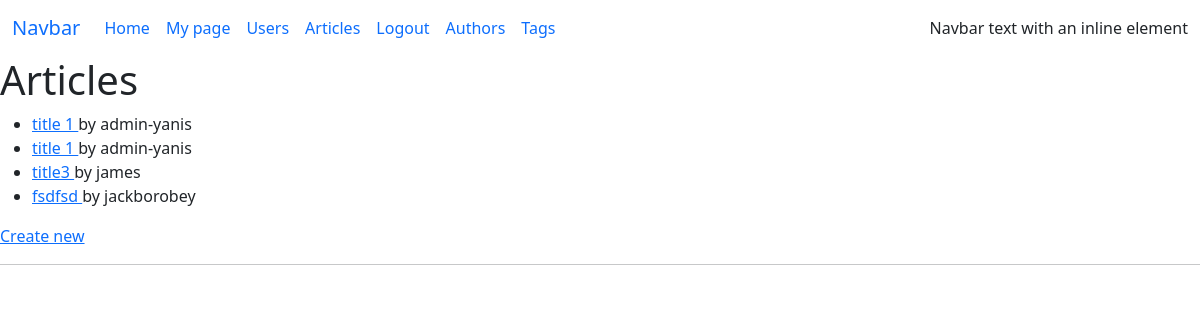
The page /articles/ (signed in) on the database as committed earlier.
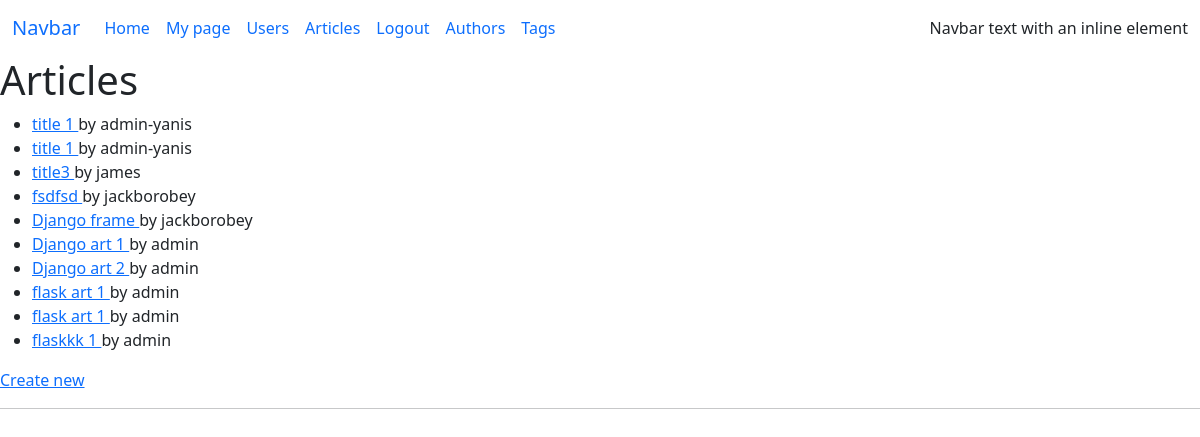
The same page on the database as committed later.
### blog/models/article.py (models this page shows)
class Article(db.Model):
    __tablename__ = 'articles'
    id: so.Mapped[int] = so.mapped_column(primary_key=True, autoincrement=True)
    author_id: so.Mapped[int] = so.mapped_column(ForeignKey('authors.id'))
    author = relationship('Author', back_populates='articles')
    title: so.Mapped[int] = so.mapped_column(sa.String(200), nullable=False, default='', server_default='')
    body: so.Mapped[int] = so.mapped_column(sa.Text, nullable=False, default='', server_default='')
    dt_created: so.Mapped[DateTime] = so.mapped_column(sa.DateTime(timezone=True),
                                                       default=lambda: datetime.now(timezone.utc),
                                                       server_default=func.now())
    dt_updated: so.Mapped[DateTime] = so.mapped_column(sa.DateTime(timezone=True),
                                                       default=lambda: datetime.now(timezone.utc),
                                                       onupdate=lambda: datetime.now(timezone.utc))
    tags = relationship('Tag',
                        secondary=article_tag_association_table,
                        back_populates='articles',
                        )

### blog/models/user.py (models this page shows, shortened)
class User(db.Model, UserMixin):
    __tablename__ = 'users'
    id: so.Mapped[int] = so.mapped_column(primary_key=True, autoincrement=True)
    username: so.Mapped[str] = so.mapped_column(sa.String(20), unique=True, nullable=False)
    first_name: so.Mapped[str] = so.mapped_column(sa.String(30), nullable=False, default='no name', server_default='no name')
    last_name: so.Mapped[str] = so.mapped_column(sa.String(50),
                                                 unique=False,
                                                 nullable=False,
                                                 default='',
                                                 server_default='')
    email: so.Mapped[str] = so.mapped_column(sa.String(50),
                                             unique=True,
                                             nullable=True,
                                   )
    is_staff: so.Mapped[bool] = so.mapped_column(nullable=False, default=False, server_default=sa.false())
    _password: so.Mapped[bytes] = so.mapped_column(sa.LargeBinary, nullable=True)
    author = relationship('Author', uselist=False, back_populates='user')
    @property
    def password(self):
        return self._password

### blog/views/articles.py (the view)
@articles_app.route('/', endpoint='list')
def articles_list():
    articles = Article.query.all()
    return render_template('articles/list_articles.html',
                           articles = articles)

### blog/app.py (called while the page is built)
def _add_extensions(app):
    db.init_app(app)
    migrate.init_app(app, db, compare_type=True)
    login_manager.init_app(app)
    flask_bcrypt.init_app(app)
    from .models import User
    @login_manager.user_loader
    def load_user(user_id):
        return User.query.filter_by(id=user_id).one_or_none()
    @login_manager.unauthorized_handler
    def unauthorized():
        return redirect(url_for('auth_app.login'))

### blog/templates/articles/list_articles.html (shortened to what this page needs)
{% extends 'base.html' %}
{% block body %}
    <h1>Articles</h1>
        <div>
        <ul>
        {% if current_user.is_authenticated %}
            {% for article in articles %}
            <li>
                <a href="{{ url_for('articles_app.details', article_id=article.id) }}">
                {{ article.title }}
                </a>
                by {{ article.author.user.username }}
            </li>
            {% endfor %}
        </ul>
            <a href="{{ url_for('articles_app.create') }}">Create new</a>
            <hr>
        </div>
    {% else %}
    <h5>Зарегистрируйтесь, чтобы просматривать статьи и создавать свои!</h5>
    {% endif %}
{% endblock %}

### blog/templates/base.html (shortened to what this page needs)
<!doctype html>
<html lang="en">
  <head>
      {% block css %}
    <link href="{{ url_for('static', filename='css/bootstrap.min.css') }}"
          rel="stylesheet"
>
    {% endblock %}
  </head>
  <body>
  {% include 'navbar.html' %}
    {% block body %}{% endblock %}
  </body>
</html>

### blog/templates/navbar.html (shortened to what this page needs)
<nav class="navbar navbar-expand-lg" style="background-color: #ffffff;">
    <div class="container-fluid">
        <a class="navbar-brand" href="{{ url_for('home') }}">Navbar</a>
        <div class="collapse navbar-collapse" id="navbarText">
            <ul class="navbar-nav me-auto mb-2 mb-lg-0">
                {% for item in nav_items %}
                    {% if item.label == 'Login' %}
                        {% if not current_user.is_authenticated %}
                            <li class="nav-item">
                                <a class="nav-link {% if request.endpoint == item.endpoint %}active{% endif %}"
                            href="{{ url_for(item.endpoint) }}">{{ item.label }}</a>
                        </li>
                        {% endif %}
                    {% elif item.label == 'Logout' %}
                        {% if current_user.is_authenticated %}
                            <li class="nav-item" >
                                <a class="nav-link  {% if request.endpoint == item.endpoint %}active{% endif %}"
                            href="{{ url_for(item.endpoint) }}">{{ item.label }}</a>
                        </li>
                        {% endif %}
                    {% elif item.label == 'Register' %}
                        {% if not current_user.is_authenticated %}
                            <li class="nav-item" >
                                <a class="nav-link  {% if request.endpoint == item.endpoint %}active{% endif %}"
                            href="{{ url_for(item.endpoint) }}">{{ item.label }}</a>
                            </li>
                        {% endif %}
                    {% else %}
                        <li class="nav-item">
                            <a class="nav-link {% if item.active_endpoints
                                                and request.endpoint
                                                in item.active_endpoints %}active
                                                {% elif request.endpoint == item.endpoint %}active{% endif %}"
                                href="{{ url_for(item.endpoint) }}">{{ item.label }}</a>
                        </li>
                    {% endif %}
                {% endfor %}
            </ul>
            <span class="navbar-text">
        Navbar text with an inline element
      </span>
        </div>
    </div>
</nav>

Rows that differ between the two databases and show on the page:
added Article: title "Django frame", author.user.username "jackborobey"
added Article: title "Django art 1", author.user.username "admin"
added Article: title "Django art 2", author.user.username "admin"
added Article: title "flask art 1", author.user.username "admin"
added Article: title "flask art 1", author.user.username "admin"
added Article: title "flaskkk 1", author.user.username "admin"
